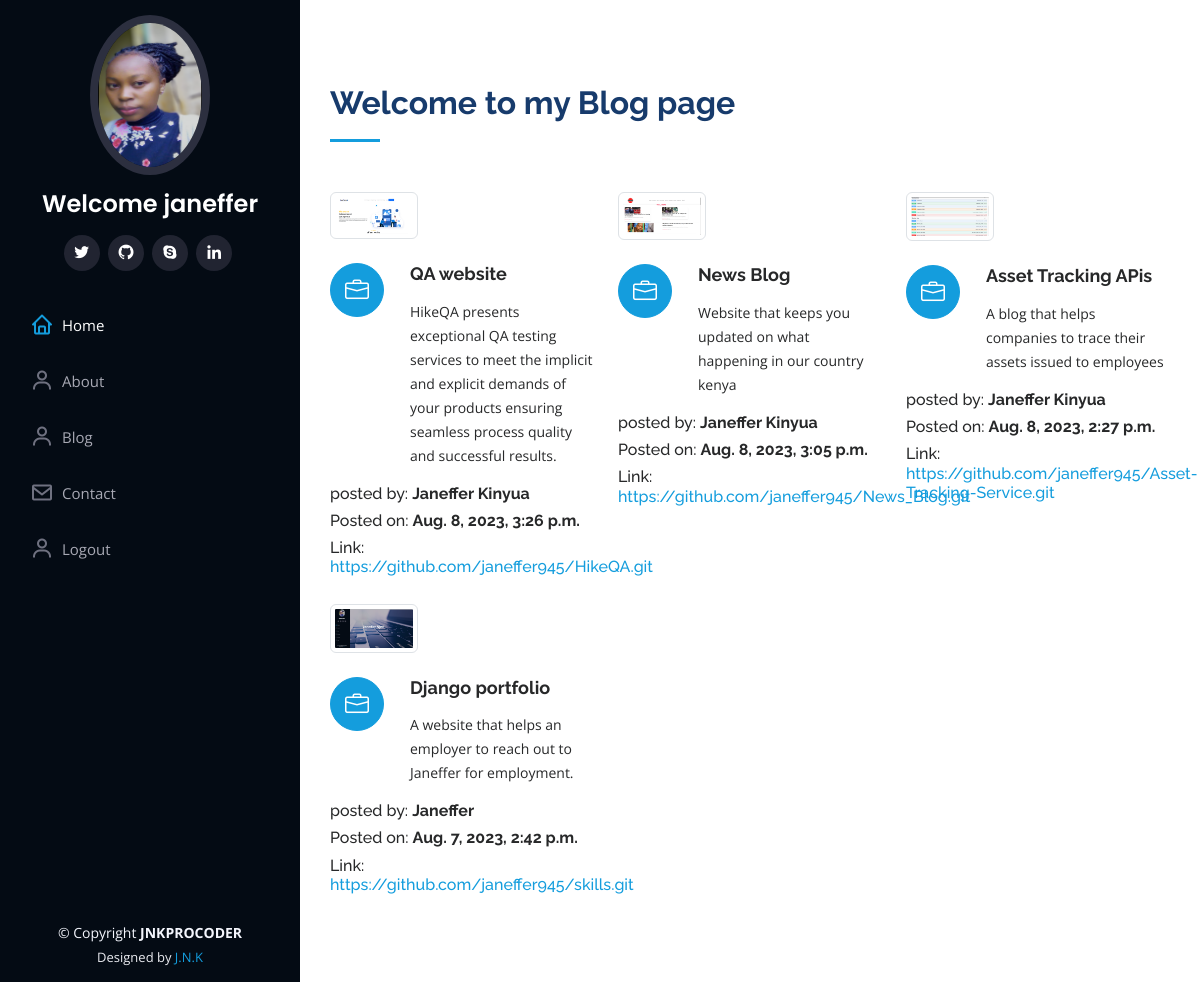
Screenshot of /blog/ (signed in) with the database file from the repository.
### portfolio/models.py (models this page shows, shortened)
class Blogs(models.Model):
   title=models.CharField(max_length=80)
   description=models.TextField()
   authname=models.CharField(max_length=15)
   img=models.ImageField(upload_to='blog', blank=True,null=True )
   timestamp=models.DateTimeField(auto_now_add=True)
   links=models.URLField(null=True,blank=True )

### portfolio/views.py (the view)
# urls.py: path('blog/', views.blog, name='blog'),
def blog(request):
    posts = Blogs.objects.all()
    context = {"posts": posts}
    return render(request, "blog.html", context)

### templates/blog.html (shortened to what this page needs)
{% extends 'basic.html' %}
{% load static%}
 {% block body %}
 <section id="services" class="services">
      <div class="container">
        <div class="section-title">
          <h2>Welcome to my Blog page</h2>
        </div>
        <div class="row">
{% for post in posts reversed%}
          <div class="col-lg-4 col-md-6 icon-box" >
            <div class="col-lg-4" >
            <img src="{{post.img.url}}" class="img-thumbnail" alt="" style="width: 800px;" >
          </div>
          <br>
            <div class="icon"><i class="bi bi-briefcase"></i></div>
            <h4 class="title">{{post.title}}</a></h4>
            <p class="description">{{post.description}}</p>
            <h6>posted by: <b>{{post.authname}}</b></h6>
            <h6>Posted on: <b>{{post.timestamp}}</b> </h6>
            <h6>Link: <a href="{{post.links}}" target="_blank">{{post.links}}</a></h6>
          </div>
{% endfor %}
        </div>
      </div>
    </section>
  {% endblock %}

### templates/basic.html (shortened to what this page needs)
 {% load static %}
<!DOCTYPE html>
<html lang="en">
<head>
  <link href="{% static 'assets/vendor/aos/aos.css' %}" rel="stylesheet">
  <link href="{% static 'assets/vendor/bootstrap/css/bootstrap.min.css' %}" rel="stylesheet">
  <link href="{% static 'assets/vendor/bootstrap-icons/bootstrap-icons.css' %}" rel="stylesheet">
  <link href="{% static 'assets/vendor/boxicons/css/boxicons.min.css' %}" rel="stylesheet">
  <link href="{% static 'assets/vendor/glightbox/css/glightbox.min.css' %}" rel="stylesheet">
  <link href="{% static 'assets/vendor/swiper/swiper-bundle.min.css' %}" rel="stylesheet">
  <link href="{% static 'assets/css/style.css'%}" rel="stylesheet">
</head>
<body>
  <header id="header">
    <div class="d-flex flex-column">
      <div class="profile">
        <img src="{% static 'assets/img/ark.png'%}" alt="" class="img-fluid rounded-circle" style="height:20vh;">
        <h1 class="text-light"><a href="index.html">Welcome {{user.username}}</a></h1>
        <div class="social-links mt-3 text-center">
          <a href="https://twitter.com/JanefferNjeri10" target="_blank" class="twitter"><i class="bx bxl-twitter"></i></a>
          <a href="https://github.com/janeffer945"  target="_blank" class="github"><i class="bx bxl-github"></i></a>
          <a href="https://join.skype.com/invite/DOqhhwtbAyhM" target="_blank" class="google-plus"><i class="bx bxl-skype"></i></a>
          <a href="https://www.linkedin.com/in/janeffer-njeri-bb4613232/" target="_blank"  class="linkedin"><i class="bx bxl-linkedin"></i></a>
        </div>
      </div>
      <nav id="navbar" class="nav-menu navbar">
        <ul>
          <li><a href="/" class="nav-link scrollto active"><i class="bx bx-home"></i> <span>Home</span></a></li>
          <li><a href="/about" class="nav-link scrollto"><i class="bx bx-user"></i> <span>About</span></a></li>
           <li><a href="/blog" class="nav-link scrollto"><i class="bx bx-user"></i> <span>Blog</span></a></li>
         <li><a href="/contact" class="nav-link scrollto"><i class="bx bx-envelope"></i> <span>Contact</span></a></li>
{% if not request.user.is_authenticated %}
                    <li><a href="/auth/signup/" class="nav-link scrollto"><i class="bx bx-user"></i> <span>Signup</span></a></li>
                              <li><a href="/auth/login" class="nav-link scrollto"><i class="bx bx-user"></i> <span>Login</span></a></li>
{% else %}
           <li><a href="/auth/logout" class="nav-link scrollto"><i class="bx bx-user"></i> <span>Logout</span></a></li>
{% endif %}
        </ul>
      </nav>
    </div>
  </header>
  <main id="main">
{% block body %}
{% endblock body %}
  </main>
  <footer id="footer">
    <div class="container">
      <div class="copyright">
        &copy; Copyright <strong><span>JNKPROCODER</span></strong>
      </div>
      <div class="credits">
        Designed by <a href="">J.N.K</a>
      </div>
    </div>
  </footer>
</body>
</html>

### static/assets/css/style.css (style rules this page uses)
body { font-family: "Open Sans", sans-serif; color: #272829; }
a { color: #149ddd; text-decoration: none; }
h1, h2, h3, h4, h5, h6 { font-family: "Raleway", sans-serif; }
#header { position: fixed; top: 0; left: 0; bottom: 0; width: 300px; transition: all ease-in-out 0.5s; z-index: 9997; transition: all 0.5s; padding: 0 15px; background: #040b14; overflow-y: auto; }
#header .profile img { margin: 15px auto; display: block; width: 120px; border: 8px solid #2c2f3f; }
#header .profile h1 { font-size: 24px; margin: 0; padding: 0; font-weight: 600; -moz-text-align-last: center; text-align-last: center; font-family: "Poppins", sans-serif; }
#header .profile h1 a, #header .profile h1 a:hover { color: #fff; text-decoration: none; }
#header .profile .social-links a { font-size: 18px; display: inline-block; background: #212431; color: #fff; line-height: 1; padding: 8px 0; margin-right: 4px; border-radius: 50%; text-align: center; width: 36px; height: 36px; transition: 0.3s; }
#main { margin-left: 300px; }
.container, .container-fluid { padding-left: 30px; padding-right: 30px; }
.nav-menu { padding: 30px 0 0 0; }
.nav-menu * { margin: 0; padding: 0; list-style: none; }
.nav-menu>ul>li { position: relative; white-space: nowrap; }
.nav-menu a, .nav-menu a:focus { display: flex; align-items: center; color: #a8a9b4; padding: 12px 15px; margin-bottom: 8px; transition: 0.3s; font-size: 15px; }
.nav-menu a i, .nav-menu a:focus i { font-size: 24px; padding-right: 8px; color: #6f7180; }
.nav-menu a:hover, .nav-menu .active, .nav-menu .active:focus, .nav-menu li:hover>a { text-decoration: none; color: #fff; }
.nav-menu a:hover i, .nav-menu .active i, .nav-menu .active:focus i, .nav-menu li:hover>a i { color: #149ddd; }
section { padding: 60px 0; overflow: hidden; }
.section-title { padding-bottom: 30px; }
.section-title h2 { font-size: 32px; font-weight: bold; margin-bottom: 20px; padding-bottom: 20px; position: relative; color: #173b6c; }
.section-title h2::after { content: ""; position: absolute; display: block; width: 50px; height: 3px; background: #149ddd; bottom: 0; left: 0; }
.services .icon-box { margin-bottom: 20px; }
.services .icon { float: left; display: flex; align-items: center; justify-content: center; width: 54px; height: 54px; background: #149ddd; border-radius: 50%; transition: 0.5s; border: 1px solid #149ddd; }
.services .icon i { color: #fff; font-size: 24px; line-height: 0; }
.services .title { margin-left: 80px; font-weight: 700; margin-bottom: 15px; font-size: 18px; }
.services .description { margin-left: 80px; line-height: 24px; font-size: 14px; }
#footer { padding: 15px; color: #f4f6fd; font-size: 14px; position: fixed; left: 0; bottom: 0; width: 300px; z-index: 9999; background: #040b14; }
#footer .copyright { text-align: center; }
#footer .credits { padding-top: 5px; text-align: center; font-size: 13px; color: #eaebf0; }

### rows the page displays
Blogs: img (picture), title "QA website", description "HikeQA presents exceptional QA testing services to meet the implicit and explicit demands of your products ensuring seamless process quality and successful results.", authname "Janeffer Kinyua", timestamp "Aug. 8, 2023, 3:26 p.m.", links "https://github.com/janeffer945/HikeQA.git"
Blogs: img (picture), title "News Blog", description "Website that keeps you updated on what happening in our country kenya", authname "Janeffer Kinyua", timestamp "Aug. 8, 2023, 3:05 p.m.", links "https://github.com/janeffer945/News_Blog.git"
Blogs: img (picture), title "Asset Tracking APis", description "A blog that helps companies to trace their assets issued to employees", authname "Janeffer Kinyua", timestamp "Aug. 8, 2023, 2:27 p.m.", links "https://github.com/janeffer945/Asset-Tracking-Service.git"
Blogs: img (picture), title "Django portfolio", description "A website that helps an employer to reach out to Janeffer for employment.", authname "Janeffer", timestamp "Aug. 7, 2023, 2:42 p.m.", links "https://github.com/janeffer945/skills.git"

### other values shown
{{ user.username }} "janeffer"
